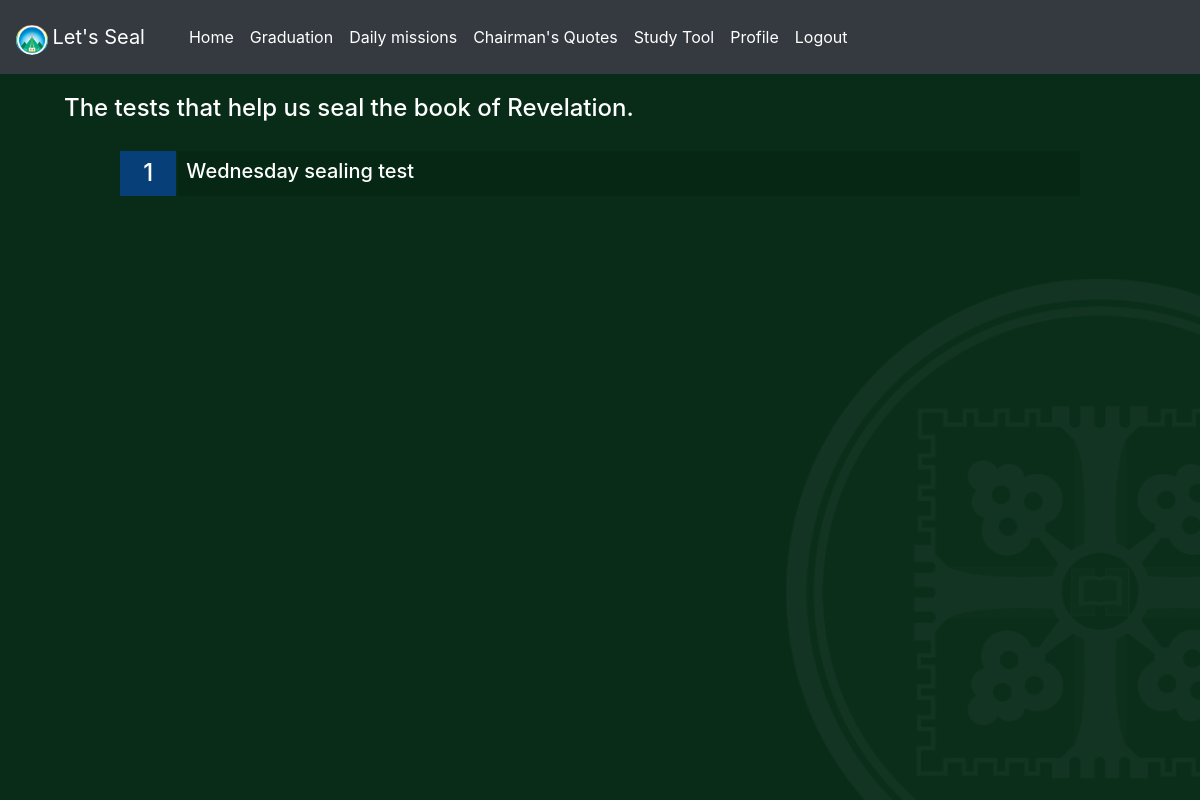
The page /core/tests/ on the database as committed earlier.
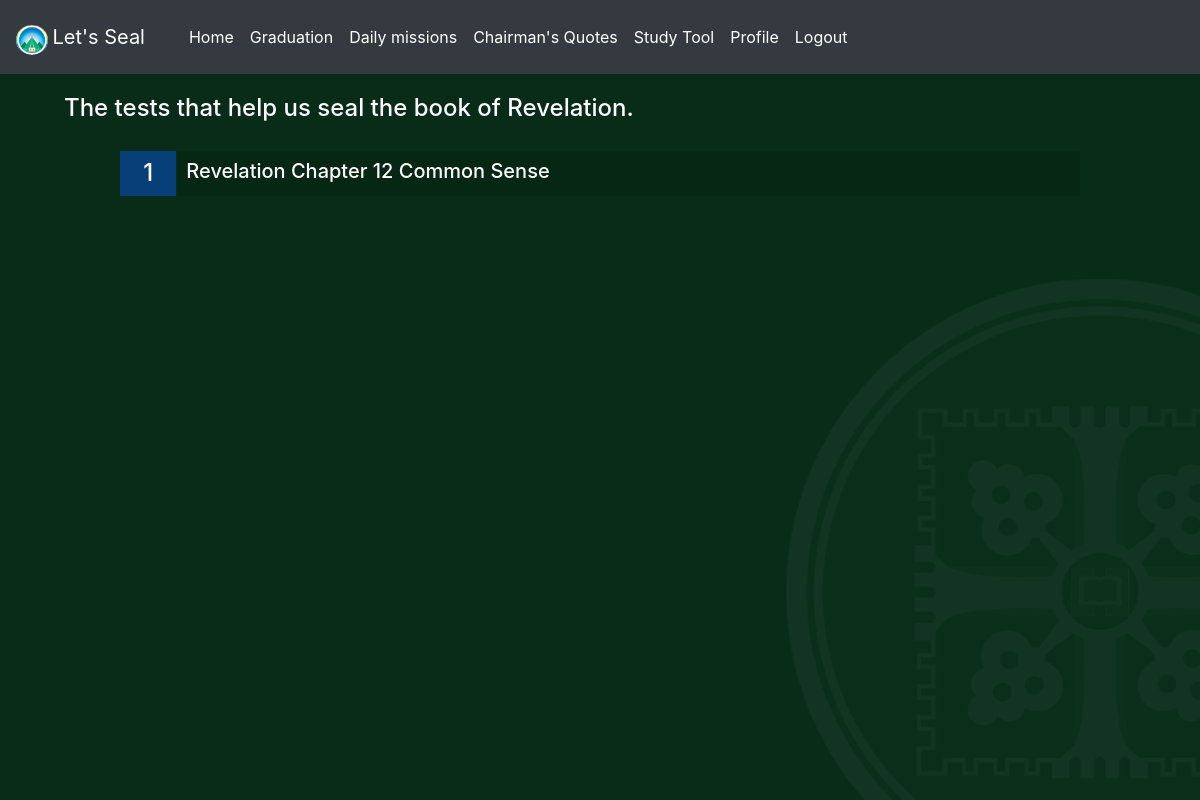
The same page on the database as committed later.
### core/models.py (models this page shows, shortened)
class Test(models.Model):
    number = models.CharField(max_length=3)
    title = models.CharField(max_length=255)

### core/views.py (the view)
# urls.py: path('tests/', views.tests, name='tests'),
def tests(request):
    tests = Test.objects.all()
    return render(request, 'core/tests.html', {'tests': tests})

### core/templates/core/tests.html (shortened to what this page needs)
{% extends 'core/index.html' %}
{% block content %}
    <h3 class="tests_title">The tests that help us seal the book of Revelation.</h3>
{% for test in tests %}
    <div class="dates">
        <h4 class="number">{{ test.number }}</h4>
        <a href="{% url 'questions' test.id %}"><div class="test" style="color: white;"><h4 class="test_title">{{ test.title }}</h4></div></a>
    </div>
{% endfor %}
{% endblock %}

Rows that differ between the two databases and show on the page:
removed Test: number "1", title "Wednesday sealing test"
added Test: number "1", title "Revelation Chapter 12 Common Sense"
